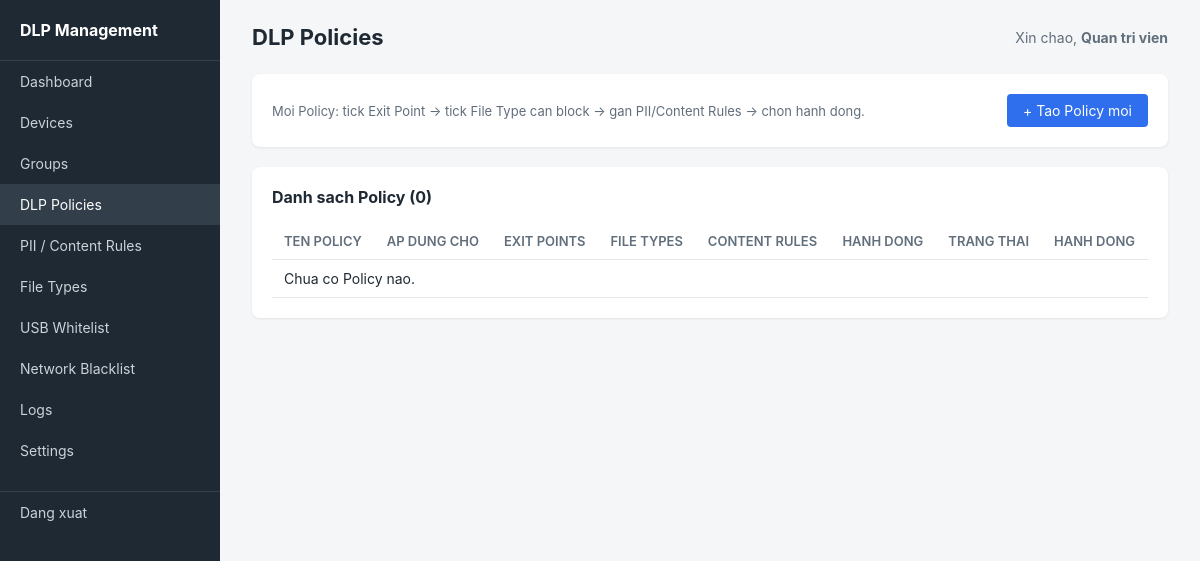
Page /admin/policies.php (signed in) on the earlier database version.
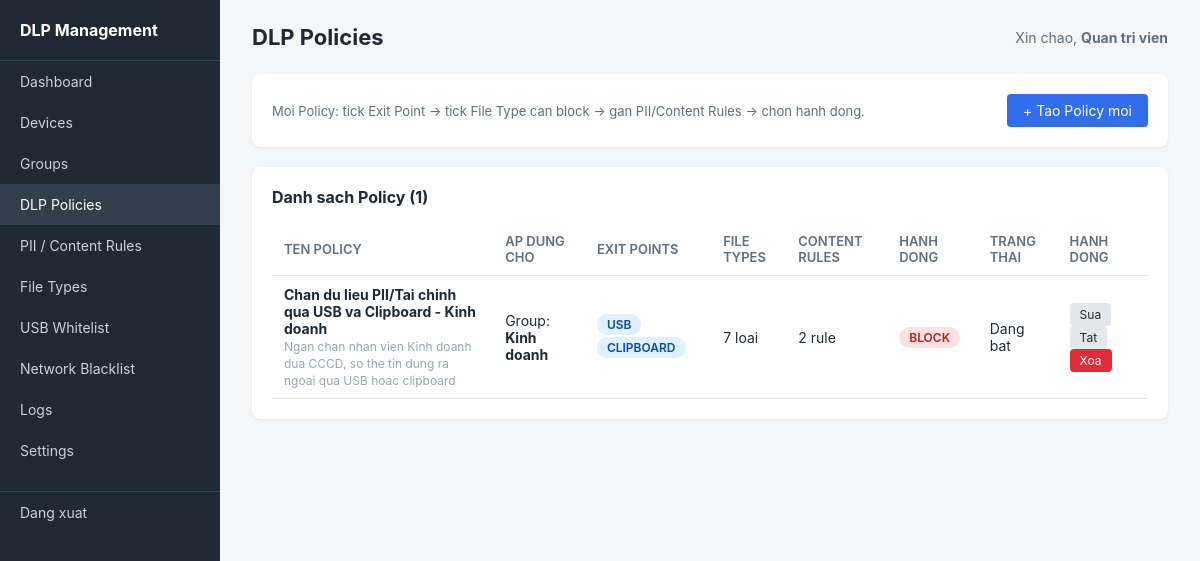
Same page on the later database version.
### tables this page shows
CREATE TABLE dlp_policies (
    id                  INT PRIMARY KEY AUTO_INCREMENT,
    name                VARCHAR(150) NOT NULL,
    description         TEXT,
    target_type         ENUM('GROUP','DEVICE') NOT NULL,
    target_group_id     INT DEFAULT NULL,
    action              ENUM('BLOCK','REPORT_ONLY') NOT NULL DEFAULT 'REPORT_ONLY',
    is_active           BOOLEAN DEFAULT TRUE,
    created_by          VARCHAR(100),
    created_at          DATETIME DEFAULT CURRENT_TIMESTAMP,
    updated_at          DATETIME DEFAULT CURRENT_TIMESTAMP ON UPDATE CURRENT_TIMESTAMP,
    FOREIGN KEY (target_group_id) REFERENCES groups(id) ON DELETE CASCADE
);

CREATE TABLE groups (
    id              INT PRIMARY KEY AUTO_INCREMENT,
    name            VARCHAR(100) NOT NULL UNIQUE,
    description     TEXT,
    created_at      DATETIME DEFAULT CURRENT_TIMESTAMP
);

### includes/helpers.php (called while the page is built, shortened)
<?php
function h(?string $value): string {
    return htmlspecialchars($value ?? '', ENT_QUOTES, 'UTF-8');
}
function action_badge_class(string $action): string {
    return match ($action) {
        'BLOCK'        => 'badge-blocked',
        'REPORT_ONLY'  => 'badge-monitored',
        default        => '',
    };
}

### admin/policies.php (the view, shortened to what the changed rows need)
<?php
require_once __DIR__ . '/../config/database.php';
require_once __DIR__ . '/../includes/helpers.php';
$policies = $pdo->query("
    SELECT
        p.*,
        g.name AS group_name,
        (SELECT COUNT(*) FROM dlp_policy_exit_points WHERE policy_id = p.id) AS exit_point_count,
        (SELECT COUNT(*) FROM dlp_policy_file_types WHERE policy_id = p.id) AS file_type_count,
        (SELECT COUNT(*) FROM dlp_policy_content_rules WHERE policy_id = p.id) AS rule_count,
        (SELECT COUNT(*) FROM dlp_policy_devices WHERE policy_id = p.id) AS device_target_count
    FROM dlp_policies p
    LEFT JOIN groups g ON p.target_group_id = g.id
    ORDER BY p.created_at DESC
")->fetchAll();
$exitPointsByPolicy = [];
$rows = $pdo->query("SELECT policy_id, exit_point_type FROM dlp_policy_exit_points")->fetchAll();
foreach ($rows as $r) {
    $exitPointsByPolicy[$r['policy_id']][] = $r['exit_point_type'];
}
$pageTitle = 'DLP Policies';
$activeMenu = 'policies';
require __DIR__ . '/../includes/layout_header.php';
?>
<div class="card">
    <h2>Danh sach Policy (<?= count($policies) ?>)</h2>
    <table>
        <thead>
        <tr>
            <th>Ten Policy</th><th>Ap dung cho</th><th>Exit Points</th>
            <th>File Types</th><th>Content Rules</th><th>Hanh dong</th><th>Trang thai</th><th>Hanh dong</th>
        </tr>
        </thead>
        <tbody>
        <?php if (empty($policies)): ?>
            <tr><td colspan="8">Chua co Policy nao.</td></tr>
        <?php endif; ?>
        <?php foreach ($policies as $p): ?>
            <tr>
                <td>
                    <strong><?= h($p['name']) ?></strong><br>
                    <span style="font-size:12px; color:#9aa5b1;"><?= h($p['description']) ?></span>
                </td>
                <td>
                    <?php if ($p['target_type'] === 'GROUP'): ?>
                        Group: <strong><?= h($p['group_name'] ?? '(da xoa)') ?></strong>
                    <?php else: ?>
                        <?= (int)$p['device_target_count'] ?> thiet bi cu the
                    <?php endif; ?>
                </td>
                <td>
                    <?php foreach ($exitPointsByPolicy[$p['id']] ?? [] as $ep): ?>
                        <span class="badge badge-controlled" style="margin-bottom:2px; display:inline-block;"><?= h($ep) ?></span>
                    <?php endforeach; ?>
                </td>
                <td><?= (int)$p['file_type_count'] ?> loai</td>
                <td><?= (int)$p['rule_count'] ?> rule</td>
                <td><span class="badge <?= action_badge_class($p['action']) ?>"><?= h($p['action']) ?></span></td>
                <td><?= $p['is_active'] ? 'Dang bat' : 'Da tat' ?></td>
                <td>
                    <a href="policy_form.php?id=<?= (int)$p['id'] ?>" class="btn btn-secondary btn-sm">Sua</a>
                    <a href="policies.php?toggle=<?= (int)$p['id'] ?>" class="btn btn-secondary btn-sm">
                        <?= $p['is_active'] ? 'Tat' : 'Bat' ?>
                    </a>
                    <a href="policies.php?delete=<?= (int)$p['id'] ?>" class="btn btn-danger btn-sm"
                       onclick="return confirm('Xoa Policy nay?')">Xoa</a>
                </td>
            </tr>
        <?php endforeach; ?>
        </tbody>
    </table>
</div>
<?php require __DIR__ . '/../includes/layout_footer.php'; ?>

### includes/layout_header.php (shortened to what the changed rows need)
<?php
$activeMenu = $activeMenu ?? '';
$menuItems = [
    'dashboard'         => ['label' => 'Dashboard',          'href' => 'dashboard.php'],
    'devices'           => ['label' => 'Devices',            'href' => 'devices.php'],
    'groups'            => ['label' => 'Groups',             'href' => 'groups.php'],
    'policies'          => ['label' => 'DLP Policies',       'href' => 'policies.php'],
    'content_rules'     => ['label' => 'PII / Content Rules','href' => 'content_rules.php'],
    'file_types'        => ['label' => 'File Types',         'href' => 'file_types.php'],
    'usb_whitelist'     => ['label' => 'USB Whitelist',      'href' => 'usb_whitelist.php'],
    'network_blacklist' => ['label' => 'Network Blacklist',  'href' => 'network_blacklist.php'],
    'logs'              => ['label' => 'Logs',               'href' => 'logs.php'],
    'settings'          => ['label' => 'Settings',           'href' => 'settings.php'],
];
?>
<!DOCTYPE html>
<html lang="vi">
<head>
    <link rel="stylesheet" href="assets/style.css">
</head>
<body>
<div class="layout">
    <div class="sidebar">
        <h2>DLP Management</h2>
        <nav>
            <?php foreach ($menuItems as $key => $item): ?>
                <a href="<?= h($item['href']) ?>" class="<?= $activeMenu === $key ? 'active' : '' ?>">
                    <?= h($item['label']) ?>
                </a>
            <?php endforeach; ?>
            <div class="logout">
                <a href="logout.php">Dang xuat</a>
            </div>
        </nav>
    </div>
    <div class="main">
        <div class="topbar">
            <h1><?= h($pageTitle ?? '') ?></h1>
        </div>

Differences in the rows shown:
added dlp_policies: name "Chan du lieu PII/Tai chinh qua USB va Clipboard - Kinh doanh", description "Ngan chan nhan vien Kinh doanh dua CCCD, so the tin dung ra ngoai qua USB hoac clipboard", target_group.name "Kinh doanh", id "USB", id "CLIPBOARD", file_type_count "7", rule_count "2", action "BLOCK", is_active "Dang bat"
Other differences:
count($policies): "0" → "1"
text no longer shown: "Chua co Policy nao."
